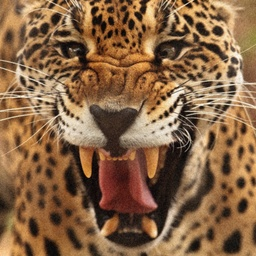
#> input picture lab-04/assets/denoised-gaussian-7x7.jpg, 256 x 256 px, shrunk from 1024 x 1024 before the run; its folder holds only this picture in this run
$ python denoising.py --image assets/denoised-gaussian-7x7.jpg --noise-image assets/denoised-gaussian-7x7.jpg --size 100 --box
#> lines starting #> are read from the running program, lines starting #| are printed output that depends on the picture
import os
import argparse
import matplotlib.pyplot as plt
import cv2
import numpy as np
import time

from os import mkdir
from os.path import isdir
from functools import wraps


def benchmark(func):
    @wraps(func)
    def wrapper(*args, **kwargs):
        start = time.perf_counter()
        result = func(*args, **kwargs)
        end = time.perf_counter()
        print(f'Function {func.__name__} executed in: {np.round(end - start, 2)} seconds')
        return result

    return wrapper


def box(size: int) -> np.ndarray:
    return np.ones((size, size)) * (1 / size ** 2)


def gaussian(size: int, sigma: float = 1) -> np.ndarray:
    center = size // 2
    kernel = np.array([[np.exp(-((x - center) ** 2 + (y - center) ** 2) / (2 * sigma ** 2))
                        for x in range(size)] for y in range(size)])

    return kernel / np.sum(kernel)


def median(image: np.ndarray, size: int) -> np.ndarray:
    height, width = image.shape[0:2]
    radius = size // 2
    padded = np.pad(image, pad_width=((radius, radius), (radius, radius), (0, 0)), mode='edge')
    denoised = np.zeros_like(image)

    for y in range(height):
        for x in range(width):
            for c in range(3):
                denoised[y, x, c] = np.median(padded[y:y + size, x:x + size, c].flatten())

    return denoised


def convolution2d(image: np.ndarray, kernel: np.ndarray) -> np.ndarray:
    height, width = image.shape[0:2]
#> height = 256; width = 256
    ks = kernel.shape[0] // 2
#> ks = 50
    padded = np.pad(image, pad_width=((ks, ks), (ks, ks), (0, 0)), mode='edge')
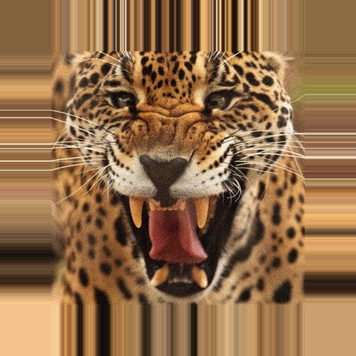
#> padded: shape (356, 356, 3); mean R, G, B 146.2, 109.9, 74.1
    convolved = np.zeros_like(image)

    for y in range(height):
        for x in range(width):
            for c in range(3):
                convolved[y, x, c] = np.sum(padded[y:y + kernel.shape[0], x:x + kernel.shape[0], c] * kernel)
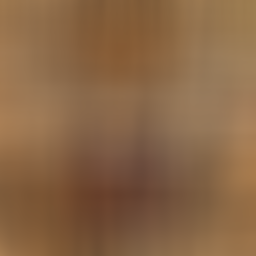
#> convolved: shape (256, 256, 3); mean R, G, B 137, 101.9, 69.9

    return convolved


KERNELS = {
    'box': box,
    'gaussian': gaussian
}


@benchmark
def denoise(image: np.ndarray, size: int, f: str = "") -> np.ndarray:
    return convolution2d(image, KERNELS[f](size)) if f else median(image, size)


def calculate_mse_and_mae(original: np.ndarray, restored: np.ndarray) -> tuple[np.float64, np.float64]:
    mse = np.mean(np.square(np.subtract(original.astype(np.float64), restored.astype(np.float64))))
    mae = np.mean(np.abs(original.astype(np.float64) - restored.astype(np.float64)))

    return np.float64(mse), np.float64(mae)


def main() -> None:
    parser = argparse.ArgumentParser(
        description='Arguments to configure a script')

    parser.add_argument(
        '--image',
        type=str,
        required=True,
        help='specify a path to the original image')

    parser.add_argument(
        '--noise-image',
        type=str,
        required=True,
        help='specify a path to the noise image')

    parser.add_argument(
        '--save',
        action='store_true',
        help='specify if generated images should be saved')

    group = parser.add_argument_group('filters')
    group.add_argument(
        '--size',
        type=int,
        required=True,
        help='specify a size of the filter')

    filters = group.add_mutually_exclusive_group(required=True)
    filters.add_argument(
        '--box',
        action='store_true',
        help='specify if BOX filter should be applied to denoise the image')

    filters.add_argument(
        '--median',
        action='store_true',
        help='specify if MEDIAN filter should be applied to denoise the image')

    filters.add_argument(
        '--gaussian',
        action='store_true',
        help='specify if GAUSSIAN filter should be applied to denoise the image')

    args = parser.parse_args()

    if not os.path.isfile(args.noise_image) and not os.path.isfile(args.image):
        raise FileNotFoundError('Cannot find specified files')

    if args.size % 2 == 0 and args.size <= 2:
        raise ValueError('Filter size should be odd number and not less than 3')

    noise_image = cv2.cvtColor(cv2.imread(args.noise_image), cv2.COLOR_BGR2RGB)
    original = cv2.cvtColor(cv2.imread(args.image), cv2.COLOR_BGR2RGB)

    denoised = denoise(noise_image, args.size, 'box') if args.box \
        else denoise(noise_image, args.size) if args.median \
        else denoise(noise_image, args.size, 'gaussian')

    mkdir('./assets') if args.save and not isdir('./assets') else None
    cv2.imwrite(f'./assets/denoised-box-{args.size}x{args.size}.jpg' if args.box
                else f'./assets/denoised-median-{args.size}x{args.size}.jpg' if args.median
                else f'./assets/denoised-gaussian-{args.size}x{args.size}.jpg',
                cv2.cvtColor(denoised, cv2.COLOR_RGB2BGR)) if args.save else None

    difference = np.square(np.subtract(original, denoised))
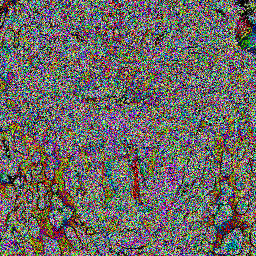
#> difference: shape (256, 256, 3); mean R, G, B 107.9, 104.7, 101
    cv2.imwrite('./assets/difference-original-denoised.jpg',
                cv2.cvtColor(difference, cv2.COLOR_RGB2BGR)) if args.save else None

    mse, mae = calculate_mse_and_mae(original, denoised)
#> in calculate_mse_and_mae, `mse = np.mean(np.square(np.subtract(original.astype(np.float64), resto..`: mse = 2352.1
#> in calculate_mse_and_mae, `mae = np.mean(np.abs(original.astype(np.float64) - restored.astype(np...`: mae = 39.16
#> mse = 2352.1; mae = 39.16
    print(f'{"MSE":<10} {"MAE":<10} {"FILTER":<10}\n'
          f'{np.round(mse, 2):<10} {np.round(mae, 2):<10} {"box" if args.box else "median" if args.median else "gaussian":<10}')
#| MSE        MAE        FILTER
#| 2352.1     39.16      box

    fig, axs = plt.subplots(1, 4, figsize=(12, 6))
    axs[0].imshow(original)
    axs[0].set_title('ORIGINAL')
    axs[0].set_xticks([])
    axs[0].set_yticks([])

    axs[1].imshow(noise_image)
    axs[1].set_title('NOISE IMAGE')
    axs[1].set_xticks([])
    axs[1].set_yticks([])

    axs[2].imshow(denoised)
    axs[2].set_title(f'DENOISED '
                     f'({"BOX FILTER" if args.box else "MEDIAN FILTER" if args.median else "GAUSSIAN FILTER"}'
                     f' {args.size}x{args.size})')
    axs[2].set_xticks([])
    axs[2].set_yticks([])

    axs[3].imshow(difference)
    axs[3].set_title(f'DIFFERENCE')
    axs[3].set_xticks([])
    axs[3].set_yticks([])

    plt.subplots_adjust(0.025, 0, 0.975, 1, hspace=0.01, wspace=0.05)
    plt.savefig('./assets/summary.jpg') if args.save else None
    plt.show()
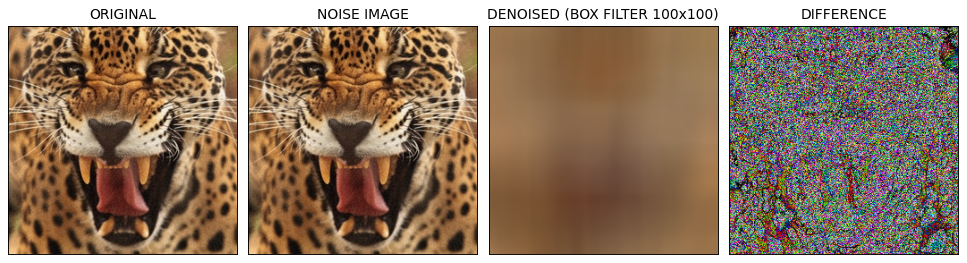
#> figure drawn by matplotlib, 4 panels


if __name__ == '__main__':
    main()
